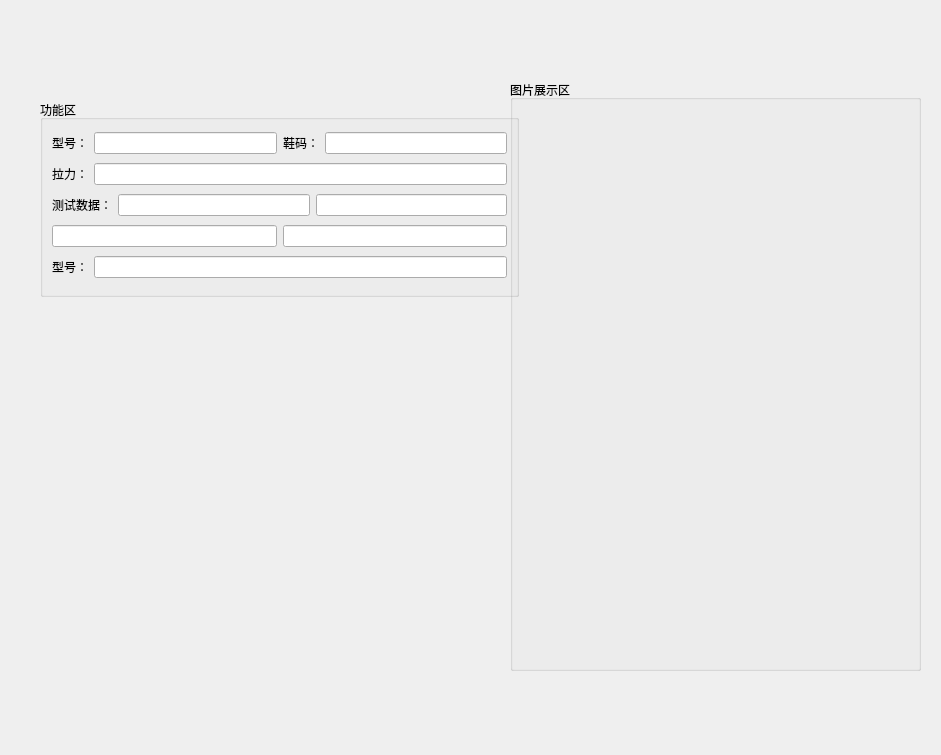
<?xml version="1.0" encoding="UTF-8"?>
<ui version="4.0">
 <class>Form</class>
 <widget class="QWidget" name="Form">
  <property name="geometry">
   <rect>
    <x>0</x>
    <y>0</y>
    <width>941</width>
    <height>755</height>
   </rect>
  </property>
  <property name="windowTitle">
   <string>Form</string>
  </property>
  <widget class="QGroupBox" name="groupBox">
   <property name="geometry">
    <rect>
     <x>40</x>
     <y>100</y>
     <width>479</width>
     <height>197</height>
    </rect>
   </property>
   <property name="title">
    <string>功能区</string>
   </property>
   <layout class="QVBoxLayout" name="verticalLayout">
    <item>
     <layout class="QHBoxLayout" name="horizontalLayout">
      <item>
       <widget class="QLabel" name="label">
        <property name="text">
         <string>型号：</string>
        </property>
       </widget>
      </item>
      <item>
       <widget class="QLineEdit" name="lineEdit"/>
      </item>
      <item>
       <widget class="QLabel" name="label_3">
        <property name="text">
         <string>鞋码：</string>
        </property>
       </widget>
      </item>
      <item>
       <widget class="QLineEdit" name="lineEdit_4"/>
      </item>
     </layout>
    </item>
    <item>
     <layout class="QHBoxLayout" name="horizontalLayout_3">
      <item>
       <widget class="QLabel" name="label_2">
        <property name="text">
         <string>拉力：</string>
        </property>
       </widget>
      </item>
      <item>
       <widget class="QLineEdit" name="lineEdit_2"/>
      </item>
     </layout>
    </item>
    <item>
     <layout class="QHBoxLayout" name="horizontalLayout_4">
      <item>
       <widget class="QLabel" name="label_4">
        <property name="text">
         <string>测试数据：</string>
        </property>
       </widget>
      </item>
      <item>
       <widget class="QLineEdit" name="lineEdit_3"/>
      </item>
      <item>
       <widget class="QLineEdit" name="lineEdit_5"/>
      </item>
     </layout>
    </item>
    <item>
     <layout class="QHBoxLayout" name="horizontalLayout_5">
      <item>
       <widget class="QLineEdit" name="lineEdit_7"/>
      </item>
      <item>
       <widget class="QLineEdit" name="lineEdit_6"/>
      </item>
     </layout>
    </item>
    <item>
     <layout class="QHBoxLayout" name="horizontalLayout_6">
      <item>
       <widget class="QLabel" name="label_6">
        <property name="text">
         <string>型号：</string>
        </property>
       </widget>
      </item>
      <item>
       <widget class="QLineEdit" name="lineEdit_8"/>
      </item>
     </layout>
    </item>
   </layout>
  </widget>
  <widget class="QGroupBox" name="groupBox_2">
   <property name="geometry">
    <rect>
     <x>510</x>
     <y>80</y>
     <width>411</width>
     <height>591</height>
    </rect>
   </property>
   <property name="title">
    <string>图片展示区</string>
   </property>
  </widget>
 </widget>
 <resources/>
 <connections/>
</ui>
